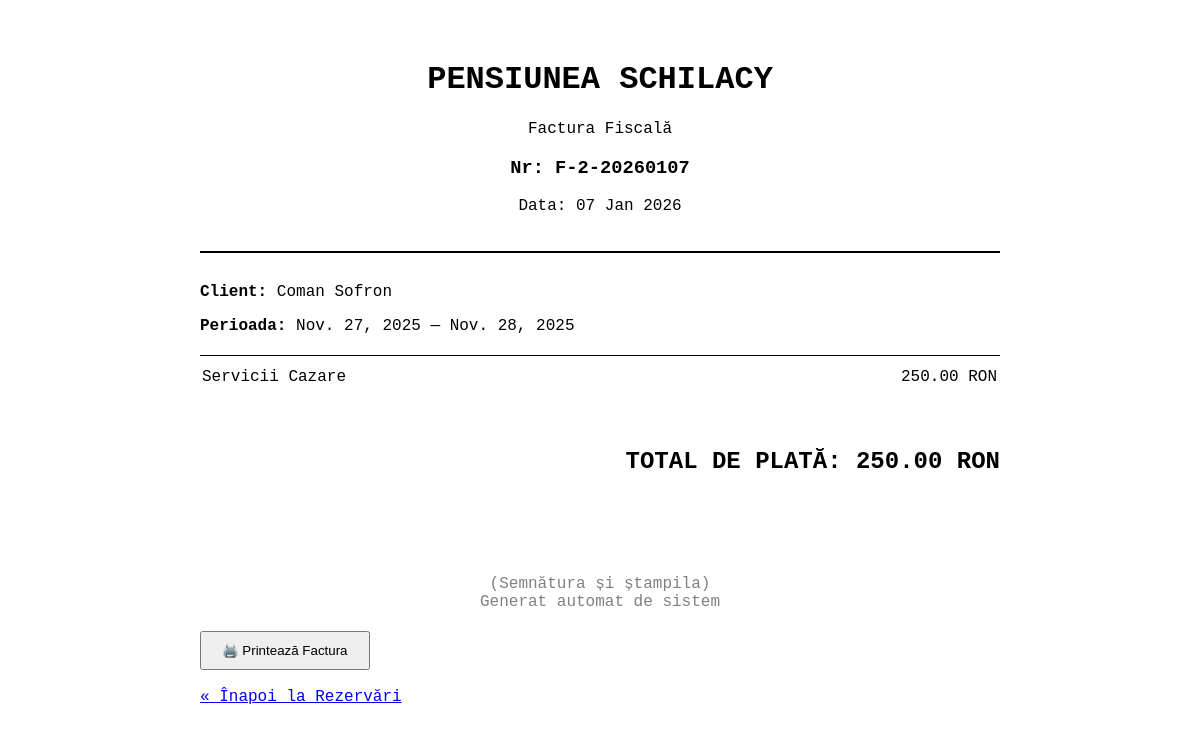
Page /factura/7/ (signed in) on the committed database.
### cazare/models.py (models this page shows, shortened)
class Factura(models.Model):
    rezervare = models.OneToOneField(Rezervare, on_delete=models.CASCADE)
    numar_factura = models.CharField(max_length=20, unique=True)
    data_emitere = models.DateTimeField(default=timezone.now)
    total_plata = models.DecimalField(max_digits=10, decimal_places=2)
    este_platita = models.BooleanField(default=False)

class Rezervare(models.Model):
    client = models.ForeignKey(Client, on_delete=models.CASCADE)
    camere = models.ManyToManyField(Camera)
    data_check_in = models.DateField()
    data_check_out = models.DateField()
    status = models.CharField(max_length=20, default='activa')

class Client(models.Model):
    nume = models.CharField(max_length=50)
    prenume = models.CharField(max_length=50)
    email = models.EmailField(unique=True)
    telefon = models.CharField(max_length=15)

### cazare/views.py (the view)
# urls.py: path('factura/<int:factura_id>/', views.vizualizare_factura, name='vizualizare_factura'),
@login_required
def vizualizare_factura(request, factura_id):
    factura = get_object_or_404(Factura, id=factura_id)
    return render(request, 'cazare/factura.html', {'factura': factura})

### cazare/templates/cazare/factura.html (shortened to what this page needs)
<!DOCTYPE html>
<html lang="ro">
<head>
</head>
<body>
    <div class="header">
        <h1>PENSIUNEA SCHILACY</h1>
        <p>Factura Fiscală</p>
        <h3>Nr: {{ factura.numar_factura }}</h3>
        <p>Data: {{ factura.data_emitere|date:"d M Y" }}</p>
    </div>
    <div class="detalii">
        <p><strong>Client:</strong> {{ factura.rezervare.client.nume }} {{ factura.rezervare.client.prenume }}</p>
        <p><strong>Perioada:</strong> {{ factura.rezervare.data_check_in }} — {{ factura.rezervare.data_check_out }}</p>
        <table style="width: 100%; margin-top: 20px; border-top: 1px solid black;">
            <tr>
                <td style="padding: 10px 0;">Servicii Cazare</td>
                <td style="text-align: right;">{{ factura.total_plata }} RON</td>
            </tr>
        </table>
    </div>
    <div class="total">
        TOTAL DE PLATĂ: {{ factura.total_plata }} RON
    </div>
    <div class="stampila">
        (Semnătura și ștampila)
        <br>
        Generat automat de sistem
    </div>
    <button onclick="window.print()">🖨️ Printează Factura</button>
    <br><br>
    <a href="{% url 'lista_rezervari' %}">« Înapoi la Rezervări</a>
</body>
</html>

### cazare/templates/cazare/factura.html (style rules this page uses)
body { font-family: Courier, monospace; padding: 40px; max-width: 800px; margin: auto; }
.header { text-align: center; border-bottom: 2px solid black; padding-bottom: 20px; }
.detalii { margin-top: 30px; }
.total { margin-top: 50px; text-align: right; font-size: 24px; font-weight: bold; }
.stampila { margin-top: 100px; text-align: center; color: gray; }
button { margin-top: 20px; padding: 10px 20px; cursor: pointer; }

### rows in the picture
Factura: numar_factura "F-2-20260107", data_emitere "07 Jan 2026", rezervare.client.nume "Coman", rezervare.client.prenume "Sofron", rezervare.data_check_in "Nov. 27, 2025", rezervare.data_check_out "Nov. 28, 2025", total_plata "250.00"
